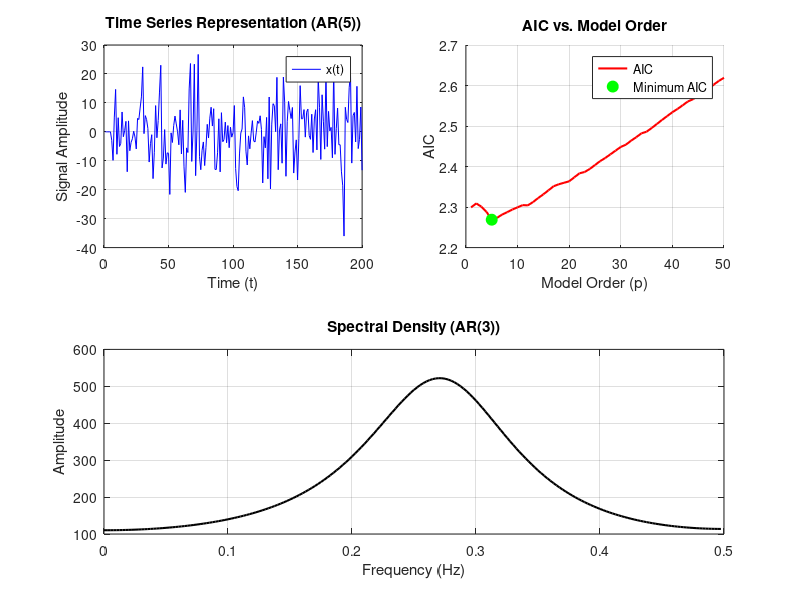

Recreate this plot in MATLAB.
% Clear workspace and close all figures
clear all;
close all;

% --- Parameters Definition for AR(5) ---
T = 200; % Length of the time series
x = zeros(T, 1); % Initialize a vector x of length T
a = [0.02, -0.05, -0.3, 0.1, 0.2]; % Coefficients of the AR(5) model
sig = 100; % Standard deviation of white noise
p = 5; % Order of the AR model

% --- Time Series Generation for AR(5) ---
for t = 6:T % Generate the time series
    x(t) = -a * x(t-1:-1:t-p) + 10 * randn(1);
end

% --- AIC Calculation ---
AIC = zeros(1, 50); % Initialize the AIC vector
for t = 1:50
    [a_est, noise_var] = aryule(x, t); % Estimate AR coefficients
    AIC(t) = ((2 * t) / T) + log(sqrt(noise_var)); % Compute AIC
end

% --- Parameters Definition for AR(3) ---
A = [0.2, 0.5, 0.1]; % Coefficients of the AR(3) model
x_AR3 = zeros(T, 1); % Initialize a vector x for AR(3)
p_AR3 = 3; % Order of the AR model

% --- Time Series Generation for AR(3) ---
for t = 4:T
    x_AR3(t) = -A * x_AR3(t-1:-1:t-p_AR3) + 10 * randn(1); % Generate signal
end

% --- Spectral Density Estimation for AR(3) ---
[pd, freq] = pyulear(x_AR3, p_AR3, 200, 1); % Estimate spectral density

% --- Plot Results ---
figure(1);

% 1. Plot Time Series for AR(5)
subplot(2, 2, 1);
plot(x, 'b'); % Plot x(t) in blue
title('Time Series Representation (AR(5))'); % Title of the figure
legend('x(t)'); % Legend for the plot
xlabel('Time (t)'); % Label for the x-axis
ylabel('Signal Amplitude'); % Label for the y-axis
grid on; % Display grid

% 2. Plot AIC vs. Model Order
subplot(2, 2, 2);
hold on;
plot(1:50, AIC, 'r', 'LineWidth', 1.5); % Plot AIC in red
[min_val, min_idx] = min(AIC); % Find the minimum AIC value and index
plot(min_idx, min_val, 'go', 'MarkerSize', 8, 'MarkerFaceColor', 'g'); % Highlight the minimum AIC
title('AIC vs. Model Order'); % Title of the figure
xlabel('Model Order (p)'); % Label for the x-axis
ylabel('AIC'); % Label for the y-axis
legend('AIC', 'Minimum AIC', 'Location', 'best'); % Legend including the minimum point
grid on; % Display grid

% 3. Plot Spectral Density for AR(3)
subplot(2, 1, 2);
plot(freq, pd, 'k', 'LineWidth', 1.5); % Plot spectral density
title('Spectral Density (AR(3))'); % Title of the figure
xlabel('Frequency (Hz)'); % Label for the x-axis
ylabel('Amplitude'); % Label for the y-axis
grid on; % Display grid
